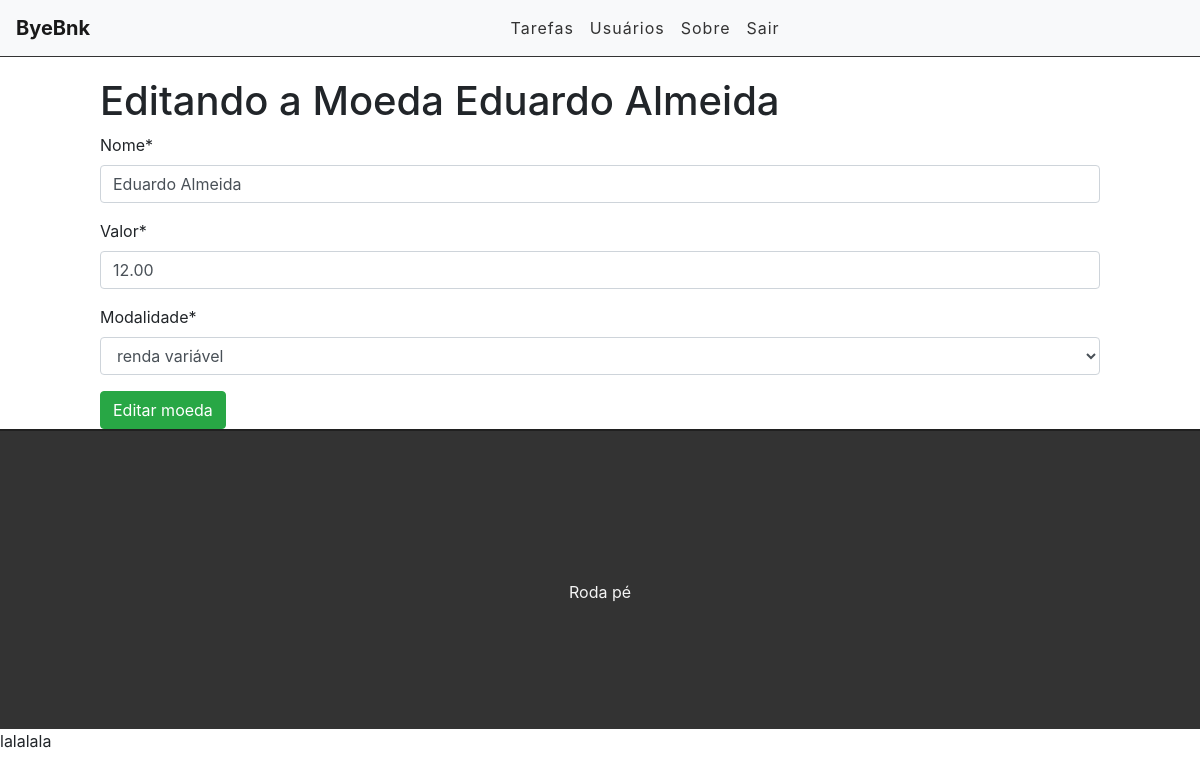
The app's page /edittask/3 (signed in) with its own data.
### tasks/models.py (models this page shows, shortened)
class Task(models.Model):
    STATUS = (
        ('renda fixa', 'renda fixa'),
        ('renda variável', 'renda variável'),
        ('cripto', 'cripto')
    )
    nome = models.CharField(max_length=255)
    valor = models.DecimalField(max_digits=10, decimal_places=2, default=0)
    modalidade = models.CharField(max_length=14, choices=STATUS)
    user = models.ForeignKey(get_user_model(), on_delete=models.CASCADE)
    created_at = models.DateTimeField(auto_now_add=True)
    updated_at = models.DateTimeField(auto_now=True)

### tasks/views.py (the view)
# urls.py: path('edittask/<int:id>', views.editTask, name='edit-task'),
@login_required
def editTask(request, id):
    task = get_object_or_404(Task, pk=id)
    form = TaskForm(instance=task)
    if (request.method == 'POST'):
        form = TaskForm(request.POST, instance=task)
        if (form.is_valid()):
            task = form.save(commit=False)
            task.save()
            return redirect('/')
        else:
            return render(request, 'tasks/edittask.html', {'form': form, 'task': task})
    else:
        return render(request, 'tasks/edittask.html', {'form': form, 'task': task})

### tasks/forms.py
class TaskForm(forms.ModelForm):
    class Meta:
        model = Task
        fields = ("nome", "valor", "modalidade")

### tasks/templates/tasks/edittask.html (shortened to what this page needs)
{% extends 'base.html' %}
{% load crispy_forms_tags %}
{% block content %}
<div class="offset-1 col-10 list-div">
    <h1> Editando a Moeda {{ task.nome }}</h1>
    <form method="POST">
        {{ form | crispy }}
        <input type="submit" class="btn btn-success" value="Editar moeda">
    </form>
</div>
{% endblock %}

### tasks/static/css/styles.css (style rules this page uses)
.list-div { padding: 0; }

### records on screen
Task: nome "Eduardo Almeida", valor "12.00", modalidade "renda variável"
